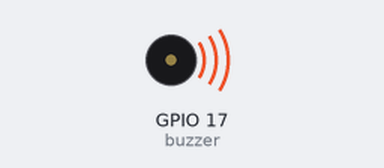
Bench run of a program on a simulated Raspberry Pi (BCM pin numbers). On the bench: buzzer (waves = sounding, pin HIGH).

Above: at 0.5 s.
Timing chart, 0 to 4.6 s (numbered marks = the images above):
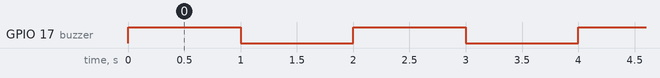

The program:

2-_Buzzer_-_Raspberry_Pi.py
```python
'''
IoT Bootcamp
Trainer: Eng. Meqdad A. Darwish
Phase 2 - Part 3: Working with Sensors and Actuators on Raspberry Pi
Code Sample: Interfacing Buzzer with Raspberry Pi
'''
from gpiozero import Buzzer
from time import sleep

buzzer = Buzzer(17)  # GPIO17

while True:
    buzzer.on()
    sleep(1)
    buzzer.off()
    sleep(1)
```

Measured:
- by itself, GPIO 17 (buzzer): alternates HIGH for 1.0 s and LOW for 1.0 s
